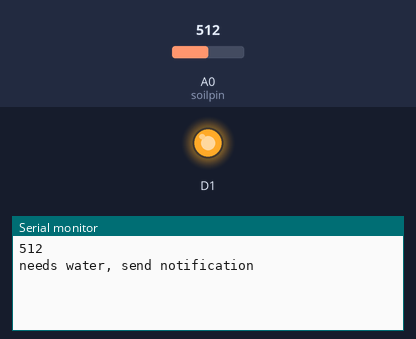
Recording of a sketch running on a simulated ESP8266 (NodeMCU). Shown: output pins drawn as LEDs (lit = HIGH), the last lines printed to the serial monitor. The test bench sets the inputs (shaded band); at power-on: A0 (soilpin) = 512. WiFi joins after 1.5 s; servers stay silent unless stated.

Above: at 3.0 s.
3.1 s: A0 (soilpin) set to 364
At 4.5 s:
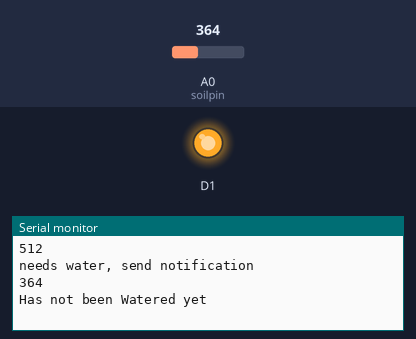
7.3 s: A0 (soilpin) set to 333
At 8.8 s:
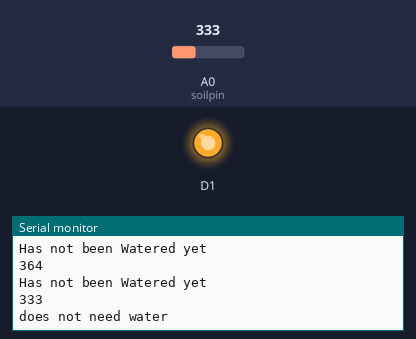
Timing chart, 0 to 10.3 s (numbered marks = the images above; inputs shaded):
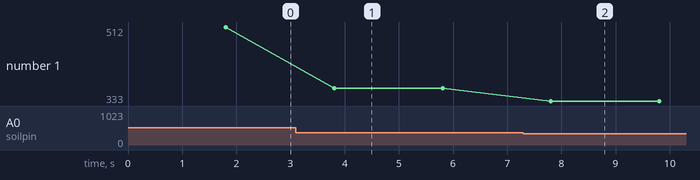

Measured:
- the behaviour switches between 350 and 349 on A0 (soilpin) (found by bisection; images 1 and 2)
- after the input at 3.1 s, the serial monitor: prints a new line after 0.70 s (image 1)
- after the input at 7.3 s, the serial monitor: prints a new line after 0.51 s (image 2)
- plotted number 1: 512 → 364 after the input at 3.1 s, 364 → 333 after the input at 7.3 s

The sketch:

blynk_soil_sensor.ino
```cpp
#define BLYNK_PRINT Serial
#include <ESP8266WiFi.h>
#include <BlynkSimpleEsp8266.h>
#define soilpin A0
char auth[] ="1e91bb194fc34c9a9ec576e1cb42b5ae";
char ssid[] ="recharge krwa le";
char pass[] ="yaadnahihai";
int sensor=0;
int lastval=0;
int x=0;
int y=0;
void setup()
  {
      Serial.begin(115200);
      Blynk.begin(auth, ssid, pass);
      pinMode(soilpin,INPUT);
      pinMode(D1,OUTPUT);
      digitalWrite(D1,HIGH); // pump is OFF because in my case relay is triggering at LOW data
  }

void loop()
  {
      Blynk.run();
      sensor=analogRead(soilpin);
      Serial.println(sensor);
      Blynk.virtualWrite(V2,sensor);


 if(sensor >= 350 && lastval == 0)
  {
      Serial.println("needs water, send notification");
      Blynk.notify("HEY!!Water your plants");
      lastval = 1;
      delay(1000);
//send notification

  }
  else if (sensor >=350 && lastval == 1)
  {
    //do nothing, has not been watered yet
    Serial.println("Has not been Watered yet");
    delay(1000);
  }
  else
  {
    Serial.println("does not need water");
    lastval = 0;
    delay(1000);
  }
  if(sensor<=90 && x == 0)
  { Serial.println("Turning Off Pump Automatically,sending notification");
    Blynk.notify("HEY!! I am Turning Off The Pump,｡^‿^｡");
    x = 1;
    delay(1000);
  }
  else if(sensor<=90 && x == 1)
  {
    digitalWrite(D1,HIGH); //pump is Off at HIGH
    Serial.println("Pump Is OFF");
  delay(1000);
  }
  else
  {
    x=0;
  }
  if(sensor>=700 && y == 0)
  {
    Serial.println("Turning Off Pump Automatically");
    Blynk.notify("Huhh!! I am Turning On The Pump in 5 seconds,ಠ_ಠ");
    y=1;
    delay(5000);
  }
  else if(sensor>=700 && y == 1)
  {
    delay(500);
    digitalWrite(D1,LOW); //pump is On at LOW
    Serial.println("Pump Is ON");
    delay(1000);
  }
   else
  {
    y=0;
  }
  delay(1000);
}
```
